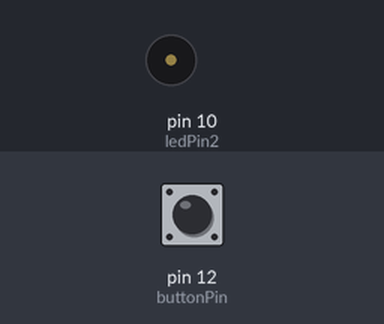
Bench run of a sketch on a simulated Arduino Uno, built with avr-gcc and run on an emulated ATmega328P. On the bench: buzzer (waves = sounding). The test bench sets the inputs (shaded band); at power-on: pin 12 (buttonPin) HIGH.

Above: at 1.2 s.
1.3 s: pin 12 (buttonPin) pulled LOW for 0.15 s
At 1.7 s:
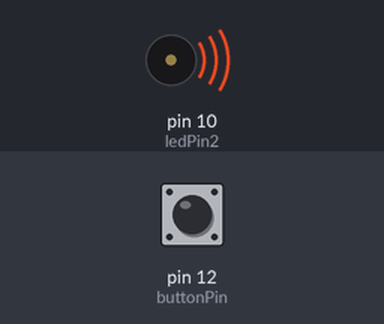
3.8 s: pin 12 (buttonPin) pulled LOW for 1 s
At 6.7 s:
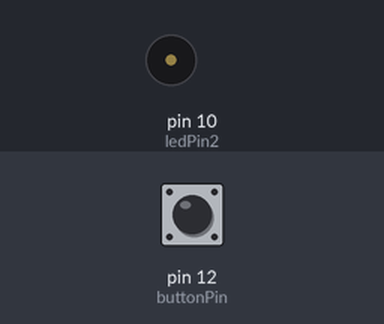
7.0 s: pin 12 (buttonPin) pulled LOW for 3.2 s
At 8.4 s:
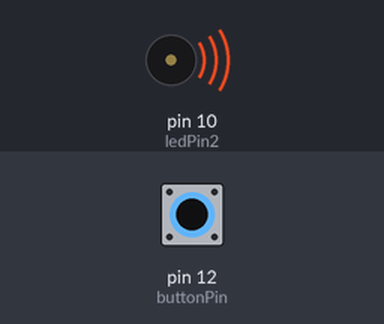
Timing chart, 0 to 12.7 s (numbered marks = the images above; inputs shaded):
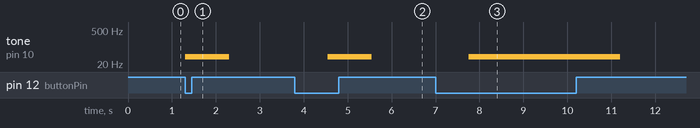

Measured:
- after the input at 1.3 s, tone on pin 10 (ledPin2): silent → 40 Hz at once, → silent 1.0 s later
- after the input at 3.8 s, tone on pin 10 (ledPin2): silent → 40 Hz after 0.75 s, → silent 1.0 s later
- after the input at 7.0 s, tone on pin 10 (ledPin2): silent → 40 Hz after 0.75 s, → silent 3.4 s later

The sketch:

mitopto_2toneLED_030917a.ino
```cpp
// set variables
int stimFreq1 = 1;
int stimFreq2 = 40;
int stimDur = 1000;

// setup tones
#include <Tone.h>
Tone toneX;
Tone oroTone1;
Tone oroTone2;

// pins
int buttonPin = 12;
int ledPin1 = 8;
int ledPin2 = 10;
int xPin = 2;

// state vars
int buttonState = 0;
int buttonVal = 0;
int numReads = 0;

void setup() {
  pinMode(buttonPin, INPUT_PULLUP);

  toneX.begin(xPin);
  oroTone1.begin(ledPin1);
  oroTone2.begin(ledPin2);

  //Serial.begin(9600);
}

void loop() {
  buttonState = digitalRead(buttonPin);
  numReads = numReads+1;
  buttonVal = buttonVal + buttonState;

  if (numReads==5) {
    if (buttonVal==0) {
      startLedStim();
    }
    numReads = 0;
    buttonVal = 0;
  }

}

///////////////////
void startLedStim() {
  oroTone1.play(stimFreq1, stimDur);
  oroTone2.play(stimFreq2, stimDur);
}
```
